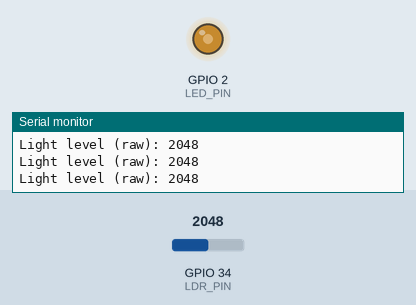
A sketch run on a simulated ESP32. On the bench: output pins drawn as LEDs (lit = HIGH), the last lines printed to the serial monitor. The inputs (shaded band) are chosen by the test bench; at power-on: GPIO 34 (LDR_PIN) = 2048.

Above: at 1.2 s.
1.3 s: GPIO 34 (LDR_PIN) set to 1228
At 1.7 s:
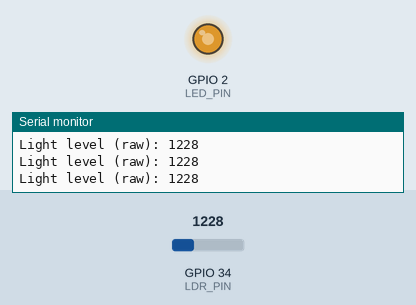
2.8 s: GPIO 34 (LDR_PIN) set to 491
At 4.0 s:
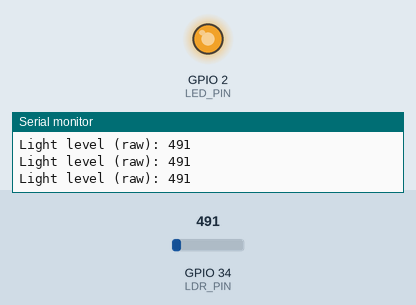
4.3 s: GPIO 34 (LDR_PIN) set to 3603
At 5.5 s:
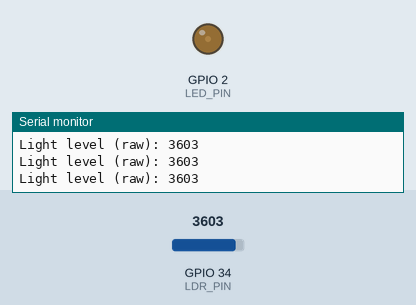
5.8 s: GPIO 34 (LDR_PIN) set to 4095
At 6.8 s:
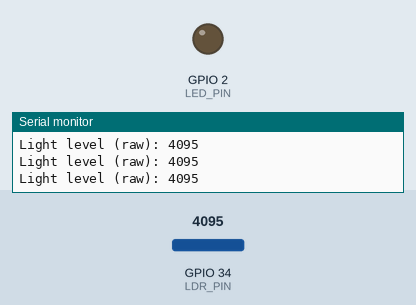
7.3 s: GPIO 34 (LDR_PIN) set to 2047
At 8.1 s:
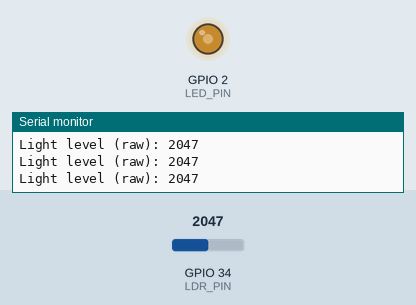
Timing chart, 0 to 9.8 s (numbered marks = the images above; inputs shaded):
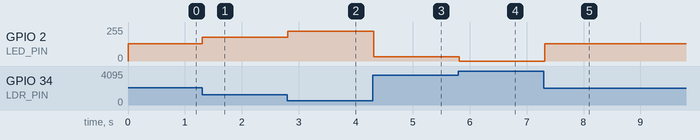

The sketch:

nightlight.ino
```cpp
// WHY: Teaches inverted control: dark should mean brighter.
// An LDR (light-dependent resistor) forms a voltage divider; brighter light ->
// lower ADC reading. We map the reading and INVERT it so the LED brightens as
// the room darkens — the heart of an automatic night-light.

const int LED_PIN = 2;     // external LED + 220Ω
const int LDR_PIN = 34;    // LDR voltage-divider midpoint -> ADC

const int LEDC_FREQ = 5000;
const int LEDC_RES  = 8;

void setup() {
  Serial.begin(115200);
  // Core 3.x LEDC API: ledcAttach(pin, freq, resolution); ledcWrite(pin, duty).
  ledcAttach(LED_PIN, LEDC_FREQ, LEDC_RES);
}

void loop() {
  int raw = analogRead(LDR_PIN);              // 0..4095 (bright->low)
  // Invert: dark (low raw) -> high duty (bright LED).
  int duty = map(raw, 0, 4095, 255, 0);
  duty = constrain(duty, 0, 255);
  ledcWrite(LED_PIN, duty);

  Serial.print("Light level (raw): ");
  Serial.println(raw);
  delay(100);
}
```

Measured:
- after the input at 1.3 s, GPIO 2 (LED_PIN): 128/255 → 178/255 at once
- after the input at 2.8 s, GPIO 2 (LED_PIN): 178/255 → 224/255 at once
- after the input at 4.3 s, GPIO 2 (LED_PIN): 224/255 → 31/255 at once
- after the input at 5.8 s, GPIO 2 (LED_PIN): 31/255 → 0/255 at once
- after the input at 7.3 s, GPIO 2 (LED_PIN): 0/255 → 128/255 at once
